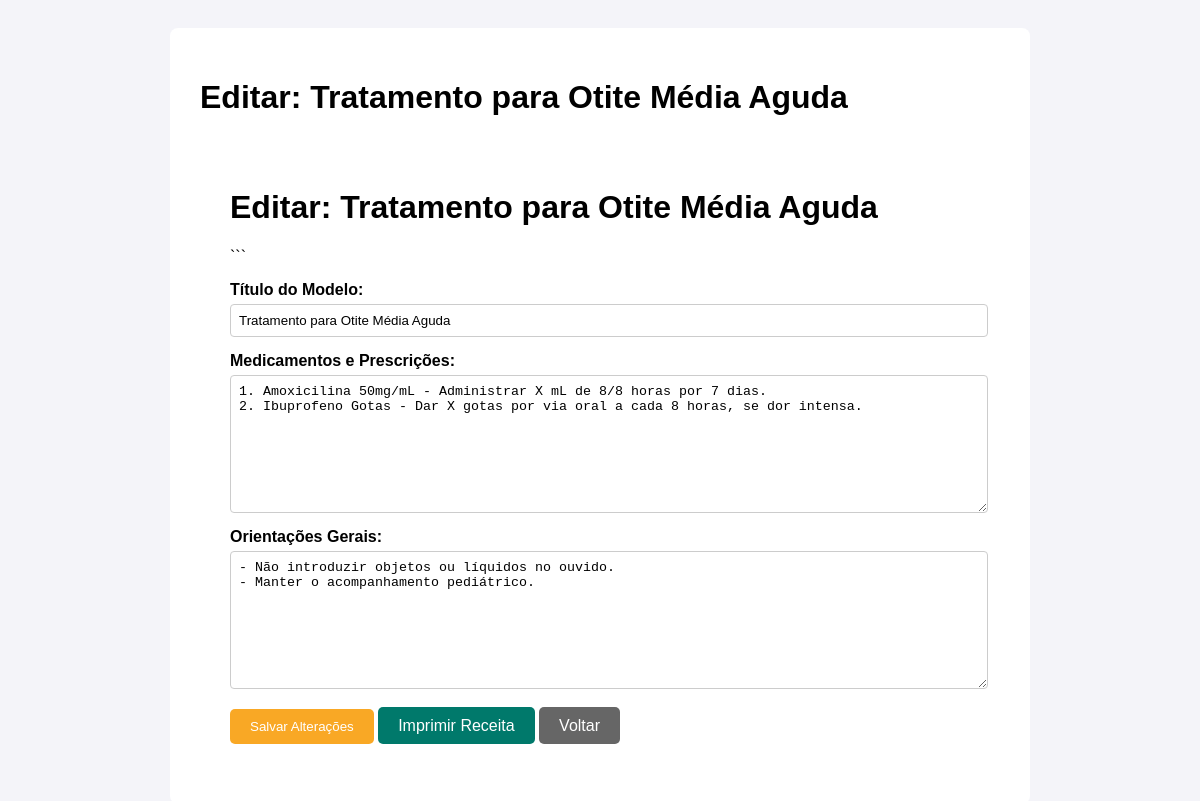
Page /aplicacao/receitas/3/ (signed in) on the committed database.
### aplicacao/models.py (models this page shows, shortened)
class ReceitaTemplate(models.Model):
    cid = models.ForeignKey(CID, on_delete=models.CASCADE, related_name="templates")
    titulo = models.CharField(max_length=200, help_text="Ex: Tratamento para Virose Comum")
    medicamentos = models.TextField(help_text="Liste os medicamentos e suas dosagens. Ex: Dipirona 500mg - 1 comp a cada 6h por 3 dias.")
    orientacoes_gerais = models.TextField(help_text="Ex: Manter repouso, beber bastante líquido.")

### aplicacao/views.py (the view, shortened to what this page needs)
# urls.py: path('receitas/<int:template_id>/', views.detalhe_receita, name='detalhe_receita'),
@login_required
def detalhe_receita(request, template_id):
    template = get_object_or_404(ReceitaTemplate, id=template_id)
    return render(request, 'aplicacao/detalhe_receita.html', {'template': template})

### templates/aplicacao/detalhe_receita.html (shortened to what this page needs)
<!DOCTYPE html>
<html lang="pt-br">
<head>
</head>
<body>
    <div class="container">
        <h1>Editar: {{ template.titulo }}</h1>
        <body>
    <div class="container">
        <h1>Editar: {{ template.titulo }}</h1>
        <form method="POST">
            ```
        <form method="POST">
            <label for="titulo">Título do Modelo:</label>
            <input type="text" name="titulo" value="{{ template.titulo }}" required>
            <label for="medicamentos">Medicamentos e Prescrições:</label>
            <textarea name="medicamentos">{{ template.medicamentos }}</textarea>
            <label for="orientacoes_gerais">Orientações Gerais:</label>
            <textarea name="orientacoes_gerais">{{ template.orientacoes_gerais }}</textarea>
            <div class="actions">
                <button type="submit" class="btn btn-salvar">Salvar Alterações</button>
                <a href="{% url 'imprimir_receita' template.id %}" class="btn btn-imprimir">Imprimir Receita</a>
                <a href="{% url 'acessar_receitas' %}" class="btn btn-voltar">Voltar</a>
            </div>
        </form>
    </div>
</body>
</html>

### templates/aplicacao/detalhe_receita.html (style rules this page uses)
body { font-family: sans-serif; background-color: #f4f4f9; padding: 20px; }
.container { max-width: 800px; margin: auto; background: #fff; padding: 30px; border-radius: 8px; }
form { display: flex; flex-direction: column; }
label { font-weight: bold; margin-top: 15px; }
input, textarea { width: 100%; padding: 8px; margin-top: 5px; border-radius: 4px; border: 1px solid #ccc; }
textarea { height: 120px; }
.actions { margin-top: 20px; }
.btn { padding: 10px 20px; border: none; border-radius: 5px; color: white; text-decoration: none; cursor: pointer; }
.btn-salvar { background-color: #f9a825; }
.btn-imprimir { background-color: #00796b; }
.btn-voltar { background-color: #666; }

### rows in the picture
ReceitaTemplate: titulo "Tratamento para Otite Média Aguda", medicamentos "1. Amoxicilina 50mg/mL - Administrar X mL de 8/8 horas por 7 dias. 2. Ibuprofeno Gotas - Dar X gotas por via oral a cada 8 horas, se dor intensa.", orientacoes_gerais "- Não introduzir objetos ou líquidos no ouvido. - Manter o acompanhamento pediátrico."
